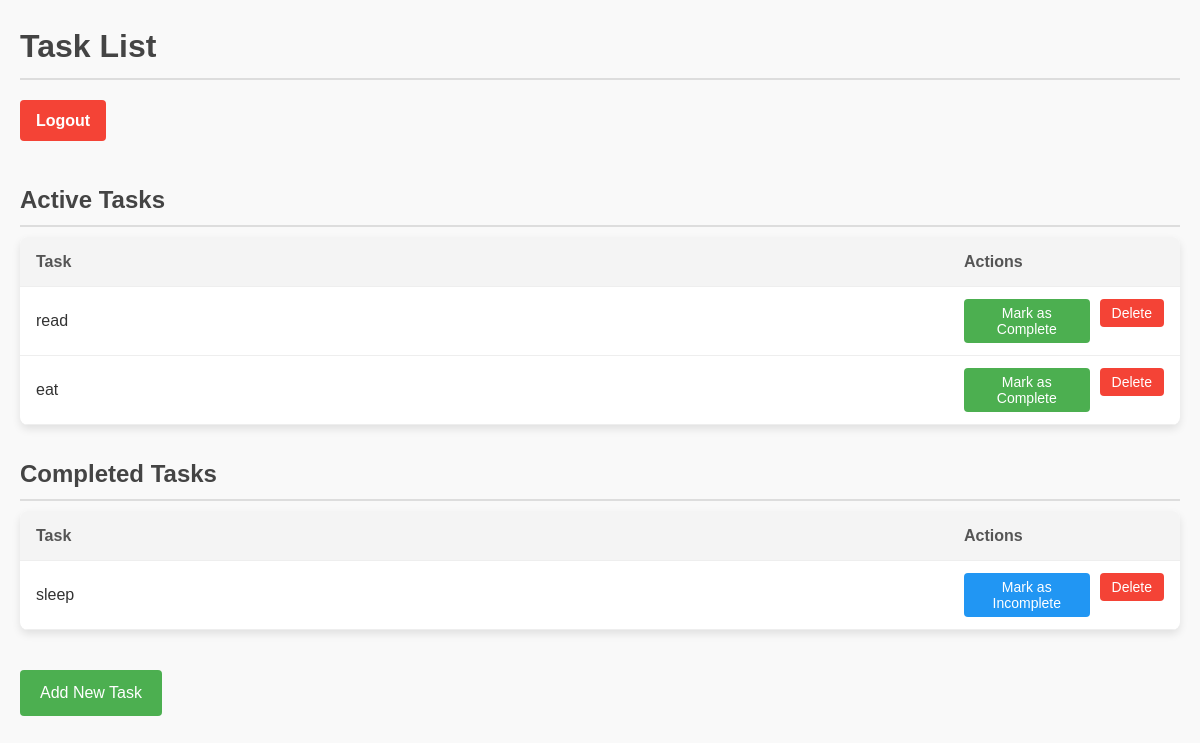
/tasks/, run on the app's committed database.
### todo/models.py (models this page shows, shortened)
class Task(models.Model):
    title = models.CharField(max_length=255)
    completed = models.BooleanField(default=False)
    created_at = models.DateTimeField(auto_now_add=True)  # Automatically sets timestamp when created

### todo/views.py (the view)
# urls.py: path('', task_list, name='task_list'),
def task_list(request):
    active_tasks = Task.objects.filter(completed=False)
    completed_tasks = Task.objects.filter(completed=True)
    return render(request, 'todo/task_list.html', {
        'active_tasks': active_tasks,
        'completed_tasks': completed_tasks
    })

### todo/templates/todo/task_list.html (shortened to what this page needs)
<!DOCTYPE html>
<html lang="en">
<head>
</head>
<body>
<h1>Task List</h1>
<a href="{% url 'logout' %}" class="logout-btn">Logout</a>
<h2>Active Tasks</h2>
<table>
    <tr>
        <th>Task</th>
        <th style="width: 200px;">Actions</th>
    </tr>
    {% for task in active_tasks %}
    <tr>
        <td>{{ task.title }}</td>
        <td>
            <div class="actions">
                <form method="POST" action="{% url 'toggle_task' task.id %}">
                    <button type="submit" class="complete-btn">Mark as Complete</button>
                </form>
                <form method="POST" action="{% url 'delete_task' task.id %}">
                    <button type="submit" class="delete-btn">Delete</button>
                </form>
            </div>
        </td>
    </tr>
    {% empty %}
    <tr>
        <td colspan="2" style="text-align: center; color: #999;">No active tasks</td>
    </tr>
    {% endfor %}
</table>
<h2>Completed Tasks</h2>
<table>
    <tr>
        <th>Task</th>
        <th style="width: 200px;">Actions</th>
    </tr>
    {% for task in completed_tasks %}
    <tr>
        <td>{{ task.title }}</td>
        <td>
            <div class="actions">
                <form method="POST" action="{% url 'toggle_task' task.id %}">
                    <button type="submit" class="complete-btn" style="background-color: #2196F3;">
                        Mark as Incomplete
                    </button>
                </form>
                <form method="POST" action="{% url 'delete_task' task.id %}">
                    <button type="submit" class="delete-btn">Delete</button>
                </form>
            </div>
        </td>
    </tr>
    {% empty %}
    <tr>
        <td colspan="2" style="text-align: center; color: #999;">No completed tasks</td>
    </tr>
    {% endfor %}
</table>
<a href="{% url 'add_task' %}">Add New Task</a>
</body>
</html>

### todo/templates/todo/task_list.html (style rules this page uses)
body { font-family: 'Arial', sans-serif; margin: 20px; background-color: #f9f9f9; color: #333; line-height: 1.6; }
h1, h2 { color: #444; margin-bottom: 10px; border-bottom: 2px solid #ddd; padding-bottom: 5px; }
table { width: 100%; border-collapse: collapse; margin-bottom: 30px; background-color: #fff; border-radius: 8px; overflow: hidden; box-shadow: 0 4px 8px rgba(0,0,0,0.1); }
th, td { padding: 12px 16px; border-bottom: 1px solid #eee; text-align: left; }
th { background-color: #f4f4f4; font-weight: bold; color: #555; }
.actions { display: flex; gap: 10px; }
button { padding: 6px 12px; border: none; border-radius: 4px; cursor: pointer; transition: background 0.2s ease; font-size: 14px; color: #fff; font-weight: 500; }
.complete-btn { background-color: #4CAF50; }
.delete-btn { background-color: #f44336; }
a { display: inline-block; margin-top: 10px; padding: 10px 20px; background-color: #4CAF50; color: #fff; text-decoration: none; border-radius: 4px; transition: background 0.2s ease; font-size: 16px; }
.logout-btn { padding: 8px 16px; background-color: #f44336; color: #fff; text-decoration: none; border-radius: 4px; display: inline-block; margin-bottom: 20px; font-weight: 600; }

### data on the page
Task: title "read"
Task: title "eat"
Task: title "sleep"
